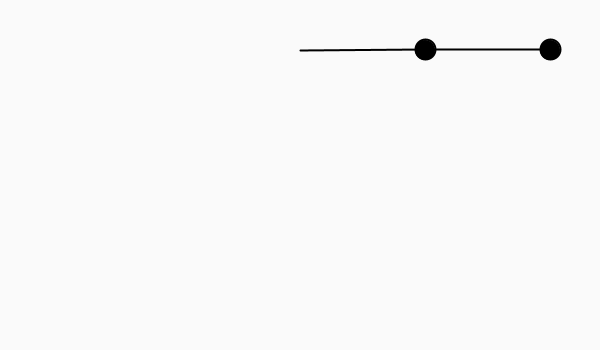
Frame 1 (no input)
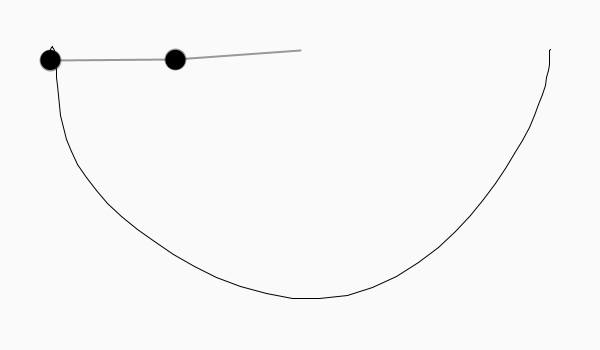
Frame 60 (the mouse pressed at the canvas centre just before this capture)
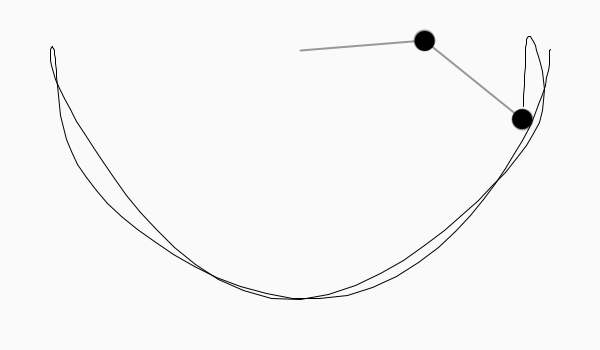
Frame 120 (the mouse held since frame 60 and released just before this capture)

The Processing sketch that drew these frames (run headless with seeded random() and noise(); from frame 60 on, the mouse is pressed at the canvas centre):

// Processing sketch: p93_double_pendulum
// ── p93_double_pendulum.pde
// https://en.wikipedia.org/wiki/Double_pendulum

float r1 = 125;
float r2 = 125;
float m1 = 10;
float m2 = 10;
float a1 = 0;
float a2 = 0;
float a1_v = 0;
float a2_v = 0;
float g = 1;

float px2 = -1;
float py2 = -1;
float cx, cy;

PGraphics buffer;

void setup() {
  size(600, 350);

  pixelDensity(1);
  a1 = PI / 2;
  a2 = PI / 2;
  cx = width / 2;
  cy = 50;
  
  buffer = createGraphics(width, height);
  buffer.beginDraw();
  buffer.background(250);
  buffer.endDraw();
}

void draw() {
  background(250);
  imageMode(CORNER);
  image(buffer, 0, 0, width, height);

  float num1 = -g * (2 * m1 + m2) * sin(a1);
  float num2 = -m2 * g * sin(a1 - 2 * a2);
  float num3 = -2 * sin(a1 - a2) * m2;
  float num4 = a2_v * a2_v * r2 + a1_v * a1_v * r1 * cos(a1 - a2);
  float den = r1 * (2 * m1 + m2 - m2 * cos(2 * a1 - 2 * a2));
  float a1_a = (num1 + num2 + num3 * num4) / den;

  num1 = 2 * sin(a1 - a2);
  num2 = (a1_v * a1_v * r1 * (m1 + m2));
  num3 = g * (m1 + m2) * cos(a1);
  num4 = a2_v * a2_v * r2 * m2 * cos(a1 - a2);
  den = r2 * (2 * m1 + m2 - m2 * cos(2 * a1 - 2 * a2));
  float a2_a = (num1 * (num2 + num3 + num4)) / den;

  translate(cx, cy); 

  float x1 = r1 * sin(a1);
  float y1 = r1 * cos(a1);

  float x2 = x1 + r2 * sin(a2);
  float y2 = y1 + r2 * cos(a2);
  strokeWeight(2);
  line(0, 0, x1, y1);
  fill(0);
  ellipse(x1, y1, m1*2, m1*2);

  line(x1, y1, x2, y2);
  fill(0);
  ellipse(x2, y2, m2*2, m2*2);

  a1_v += a1_a;
  a2_v += a2_a;
  a1 += a1_v;
  a2 += a2_v;

  // a1_v *= 0.99;
  // a2_v *= 0.99;
  buffer.beginDraw();
  buffer.translate(cx, cy);
  buffer.stroke(0);
  if (frameCount > 1) {
    stroke(0, 100);
    strokeWeight(0.5);
    buffer.line(px2, py2, x2, y2);
  }
  buffer.endDraw();

  px2 = x2;
  py2 = y2;
}
